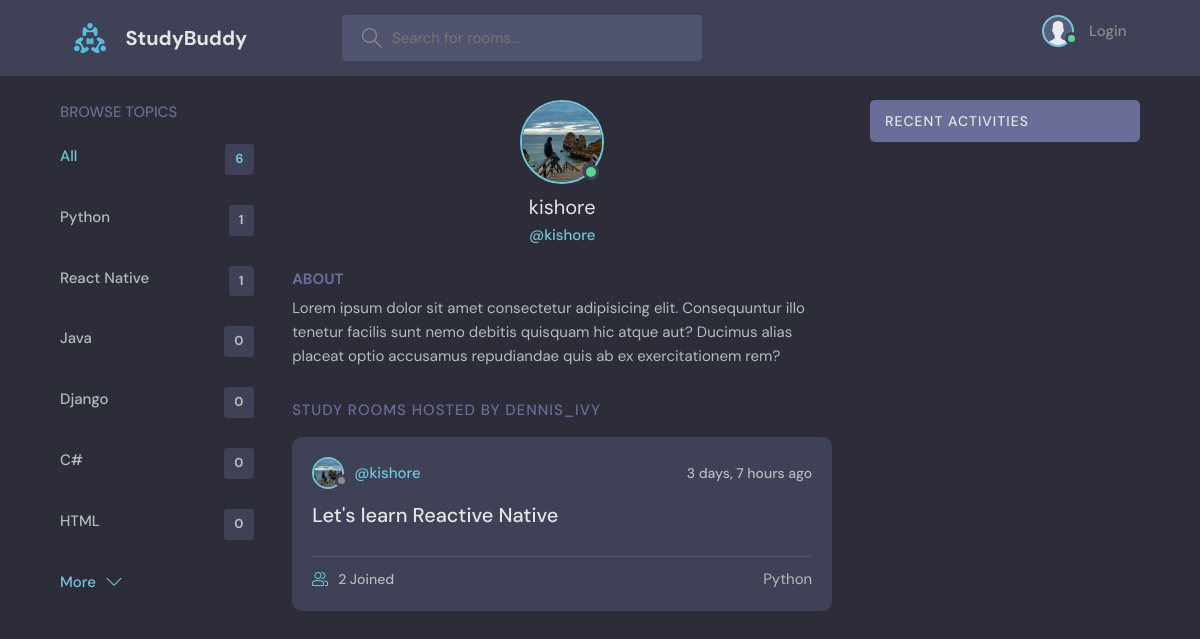
Before: /profile/3/ with the older database file.
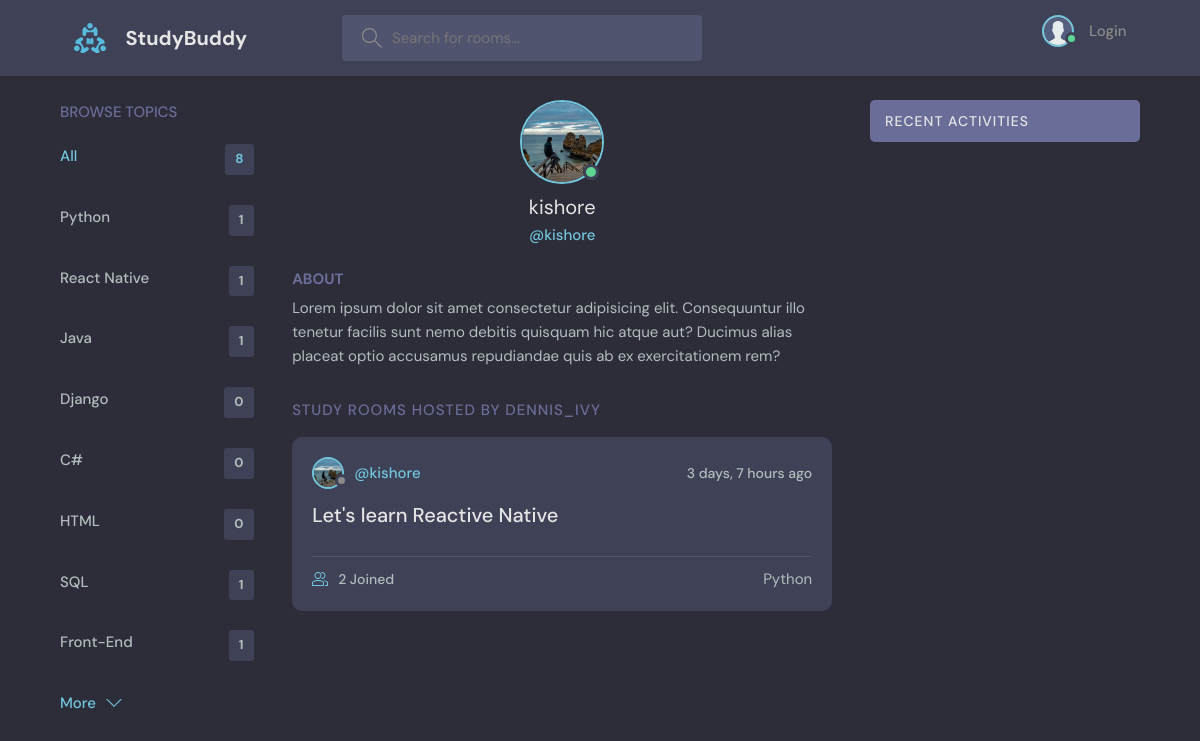
After: the same page with the newer database file.
### base/models.py (models this page shows, shortened)
class Topic(models.Model):
    name = models.CharField(max_length=100)

class Room(models.Model):
    host = models.ForeignKey(User, on_delete=models.SET_NULL, null=True)
    topic = models.ForeignKey(Topic, on_delete=models.SET_NULL, null=True)
    name = models.CharField(max_length=100)
    description = models.TextField(null=True, blank=True)
    participants = models.ManyToManyField(User, related_name='participants', blank=True)
    updated = models.DateTimeField(auto_now=True)
    created = models.DateTimeField(auto_now_add=True)
    class Meta:
        ordering = ['-updated', '-created']

class User(AbstractUser):
    name = models.CharField(max_length=200, null=True)
    email = models.EmailField(unique=True, null=True)
    bio = models.TextField(null=True)
    avatar = models.ImageField(null=True, default="avatar.jpg")
    USERNAME_FIELD = 'email'
    REQUIRED_FIELDS = []

### base/views.py (the view)
# urls.py: path('profile/<str:pk>/',views.userProfile, name='user-profile'),
def userProfile(request,pk):
    user = User.objects.get(id=pk)
    rooms = user.room_set.all()
    room_messages = user.message_set.all()
    topics = Topic.objects.all()
    context = {'user':user, 'rooms':rooms, 'room_messages':room_messages, 'topics':topics}
    return render(request, 'base/profile.html',context)

### base/templates/base/profile.html (shortened to what this page needs)
{% extends 'main.html' %}
{% block content %}
  <main class="profile-page layout layout--3">
    <div class="container">
      {% include 'base/topic_component.html' %}
      <div class="roomList">
        <div class="profile">
          <div class="profile__avatar">
            <div class="avatar avatar--large active">
              <img src="{{user.avatar.url}}" />
            </div>
          </div>
          <div class="profile__info">
            <h3>{{user.username}}</h3>
            <p>@{{user.username}}</p>
          </div>
          <div class="profile__about">
            <h3>About</h3>
            <p>
              Lorem ipsum dolor sit amet consectetur adipisicing elit. Consequuntur illo tenetur
              facilis sunt nemo debitis quisquam hic atque aut? Ducimus alias placeat optio
              accusamus repudiandae quis ab ex exercitationem rem?
            </p>
          </div>
        </div>
        <div class="roomList__header">
          <div>
            <h2>Study Rooms Hosted by dennis_ivy</a>
            </h2>
          </div>
        </div>
        {% include 'base/feed_component.html' %}
      </div>
      {% include 'base/activity_component.html' %}
    </div>
  </main>
{% endblock content %}

### base/templates/base/topic_component.html
<div class="topics">
    <div class="topics__header">
      <h2>Browse Topics</h2>
    </div>
    <ul class="topics__list">
      <li>
        <a href="{% url 'home' %}" class="active">All <span>{{ topics.count }}</span></a>
      </li>
      {% for topic in topics %}
      <li>
        <a href="{% url 'home' %}?q={{topic.name}}">{{ topic.name }}<span>{{topic.room_set.all.count}}</span></a>
      </li>
       {% endfor %}
    </ul>
    <a class="btn btn--link" href="{% url 'topics' %}">
      More
      <svg version="1.1" xmlns="http://www.w3.org/2000/svg" width="32" height="32" viewBox="0 0 32 32">
        <title>chevron-down</title>
        <path d="M16 21l-13-13h-3l16 16 16-16h-3l-13 13z"></path>
      </svg>
    </a>
  </div>

### base/templates/base/feed_component.html (shortened to what this page needs)
{% for room in rooms %}
<div class="roomListRoom">
    <div class="roomListRoom__header">
      <a href="{% url 'user-profile' room.host.id %}" class="roomListRoom__author">
        <div class="avatar avatar--small">
          <img src="{{room.host.avatar.url}}" />
        </div>
        <span>@{{ room.host.username }}</span>
      </a>
      <div class="roomListRoom__actions">
        <span>{{ room.created|timesince }} ago</span>
      </div>
    </div>
    <div class="roomListRoom__content">
      <a href="{% url 'room' room.id %}">{{ room.name }}</a>
    </div>
    <div class="roomListRoom__meta">
      <a href="{% url 'room' room.id %}" class="roomListRoom__joined">
        {{ room.participants.all.count }} Joined
      </a>
      <p class="{{ room.topic.name }}">Python</p>
    </div>
  </div>
{% endfor %}

Changed rows visible on the page:
computed for Topic "Java": room_set.all.count "0" → "1"
added Topic: name "SQL", room_set.all.count "1"
added Topic: name "Front-End", room_set.all.count "1"
Other visible differences:
{{ topics.count }}: "6" → "8"
